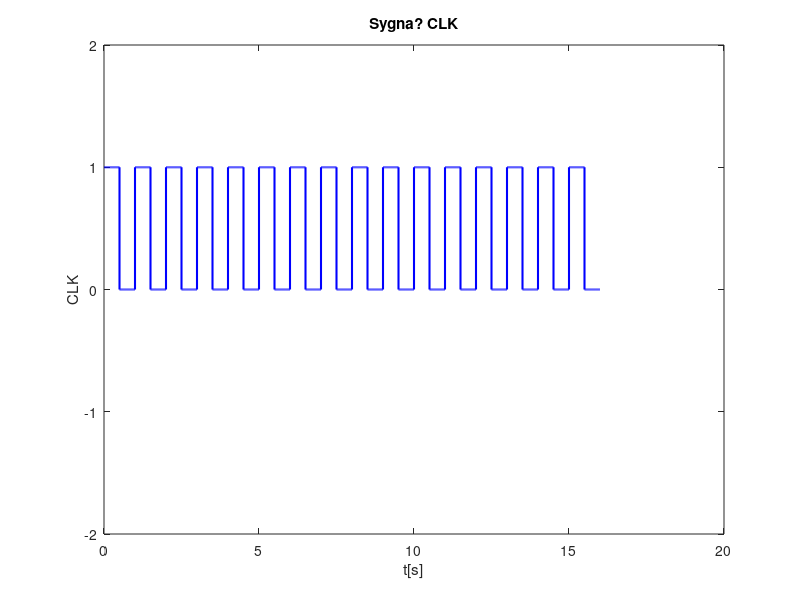
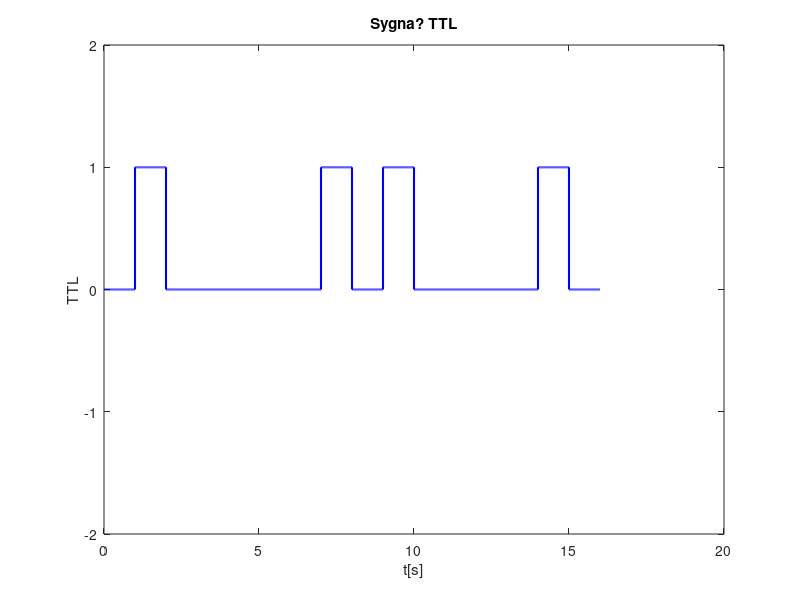
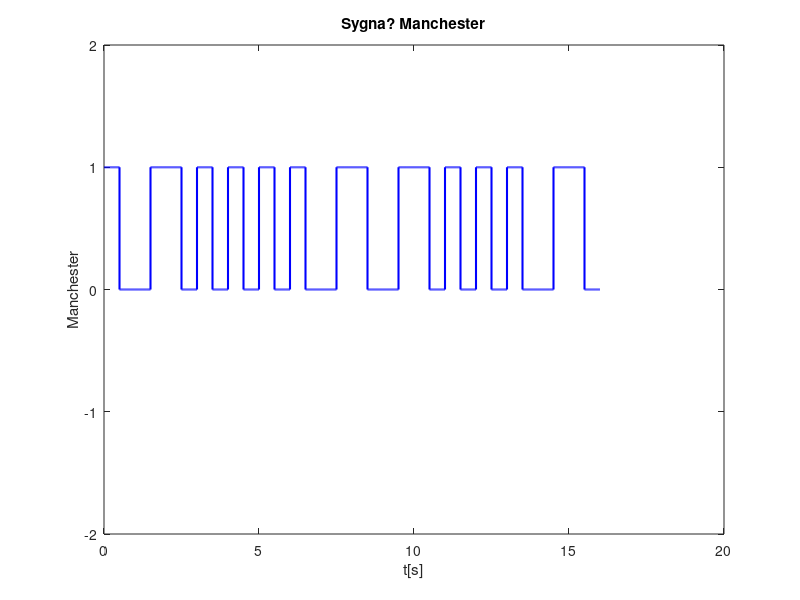

MATLAB code for these plots, in order:
%CLK
fileID = fopen('X_CLK.txt','r');
formatSpec = '%f';
x = fscanf(fileID,formatSpec);
fclose(fileID);

fileID = fopen('Y_CLK.txt','r');
formatSpec = '%f';
y = fscanf(fileID,formatSpec);
fclose(fileID);

figure
stairs(x,y,'b','Linewidth',1.5)
title({'Sygna? CLK'})
xlabel('t[s]')
ylabel('CLK')
ylim([-2,2])

%TTL
fileID = fopen('X_TTL.txt','r');
formatSpec = '%f';
x = fscanf(fileID,formatSpec);
fclose(fileID);

fileID = fopen('Y_TTL.txt','r');
formatSpec = '%f';
y = fscanf(fileID,formatSpec);
fclose(fileID);

figure
stairs(x,y,'b','Linewidth',1.5)
title({'Sygna? TTL'})
xlabel('t[s]')
ylabel('TTL')
ylim([-2,2])

%Manchester
fileID = fopen('X_MAN.txt','r');
formatSpec = '%f';
x = fscanf(fileID,formatSpec);
fclose(fileID);

fileID = fopen('Y_MAN.txt','r');
formatSpec = '%f';
y = fscanf(fileID,formatSpec);
fclose(fileID);

figure
stairs(x,y,'b','Linewidth',1.5)
title({'Sygna? Manchester'})
xlabel('t[s]')
ylabel('Manchester')
ylim([-2,2])